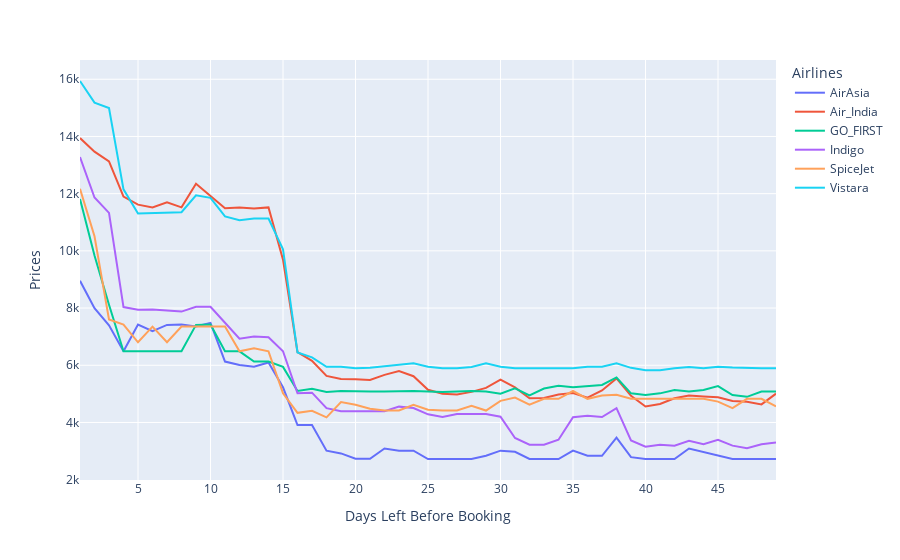

Notebook code for this chart:
### Code cell
fig=px.line(days_series2,labels={'value':"Prices",'days_left':"Days Left Before Booking",'airline':'Airlines'})
fig.show()

### Figure 1 — Plotly figure (JSON) as saved in the notebook; plotly's stock layout.template omitted (floating-point values rounded to 4 significant figures)
{"data": [{"hovertemplate": "Airlines=AirAsia<br>Days Left Before Booking=%{x}<br>Prices=%{y}<extra></extra>", "legendgroup": "AirAsia", "line": {"color": "#636efa", "dash": "solid"}, "marker": {"symbol": "circle"}, "mode": "lines", "name": "AirAsia", "orientation": "v", "showlegend": true, "type": "scatter", "x": [1, 2, 3, 4, 5, 6, 7, 8, 9, 10, 11, 12, 13, 14, 15, 16, 17, 18, 19, 20, 21, 22, 23, 24, 25, 26, 27, 28, 29, 30, 31, 32, 33, 34, 35, 36, 37, 38, 39, 40, 41, 42, 43, 44, 45, 46, 47, 48, 49], "xaxis": "x", "y": [8954, 7995, 7399, 6487, 7423, 7192, 7411, 7423, 7353, 7484, 6131, 6008, 5953, 6096.0, 5230, 3911, 3911, 3014, 2918.0, 2733, 2730.0, 3090, 3014, 3014, 2723, 2723, 2723, 2723, 2836, 3014, 2977, 2723, 2723, 2723, 3014, 2836, 2836, 3467, 2787, 2723, 2723, 2723, 3090, 2976.0, 2836, 2723, 2723, 2723, 2723], "yaxis": "y"}, {"hovertemplate": "Airlines=Air_India<br>Days Left Before Booking=%{x}<br>Prices=%{y}<extra></extra>", "legendgroup": "Air_India", "line": {"color": "#EF553B", "dash": "solid"}, "marker": {"symbol": "circle"}, "mode": "lines", "name": "Air_India", "orientation": "v", "showlegend": true, "type": "scatter", "x": [1, 2, 3, 4, 5, 6, 7, 8, 9, 10, 11, 12, 13, 14, 15, 16, 17, 18, 19, 20, 21, 22, 23, 24, 25, 26, 27, 28, 29, 30, 31, 32, 33, 34, 35, 36, 37, 38, 39, 40, 41, 42, 43, 44, 45, 46, 47, 48, 49], "xaxis": "x", "y": [13944, 13467, 13127, 11900, 11617, 11520, 11698, 11520, 12348, 11928, 11488, 11520, 11479, 11520, 9694, 6457, 6157, 5628, 5523, 5507, 5489, 5666.0, 5800, 5617, 5145, 5007, 4977, 5070, 5209, 5500, 5225, 4849, 4857, 4977, 5029, 4868, 5119, 5541, 4933, 4559, 4649, 4846, 4945, 4912, 4879, 4748, 4724, 4633, 5007], "yaxis": "y"}, {"hovertemplate": "Airlines=GO_FIRST<br>Days Left Before Booking=%{x}<br>Prices=%{y}<extra></extra>", "legendgroup": "GO_FIRST", "line": {"color": "#00cc96", "dash": "solid"}, "marker": {"symbol": "circle"}, "mode": "lines", "name": "GO_FIRST", "orientation": "v", "showlegend": true, "type": "scatter", "x": [1, 2, 3, 4, 5, 6, 7, 8, 9, 10, 11, 12, 13, 14, 15, 16, 17, 18, 19, 20, 21, 22, 23, 24, 25, 26, 27, 28, 29, 30, 31, 32, 33, 34, 35, 36, 37, 38, 39, 40, 41, 42, 43, 44, 45, 46, 47, 48, 49], "xaxis": "x", "y": [11812, 9840, 8118, 6488, 6488, 6488, 6488, 6488, 7412, 7426, 6488, 6488, 6132, 6132, 5942, 5102, 5177, 5067, 5102, 5087, 5087, 5087, 5102, 5102, 5087, 5067, 5087, 5102, 5087, 5006, 5193, 4947, 5185, 5284, 5229, 5260, 5310, 5574, 5018, 4961, 5018, 5136, 5087, 5136, 5273, 4961, 4896, 5083, 5087], "yaxis": "y"}, {"hovertemplate": "Airlines=Indigo<br>Days Left Before Booking=%{x}<br>Prices=%{y}<extra></extra>", "legendgroup": "Indigo", "line": {"color": "#ab63fa", "dash": "solid"}, "marker": {"symbol": "circle"}, "mode": "lines", "name": "Indigo", "orientation": "v", "showlegend": true, "type": "scatter", "x": [1, 2, 3, 4, 5, 6, 7, 8, 9, 10, 11, 12, 13, 14, 15, 16, 17, 18, 19, 20, 21, 22, 23, 24, 25, 26, 27, 28, 29, 30, 31, 32, 33, 34, 35, 36, 37, 38, 39, 40, 41, 42, 43, 44, 45, 46, 47, 48, 49], "xaxis": "x", "y": [13279, 11867, 11326, 8034, 7938, 7950, 7919, 7877, 8043, 8043, 7488, 6926.0, 7005, 6977, 6489, 5021, 5042, 4499, 4391, 4392, 4393, 4393, 4554, 4506, 4284, 4196, 4297, 4284, 4297, 4202, 3457, 3223, 3219, 3397, 4181, 4234, 4189, 4499, 3374, 3153, 3223, 3186.0, 3361, 3243, 3393, 3191, 3096, 3236, 3302], "yaxis": "y"}, {"hovertemplate": "Airlines=SpiceJet<br>Days Left Before Booking=%{x}<br>Prices=%{y}<extra></extra>", "legendgroup": "SpiceJet", "line": {"color": "#FFA15A", "dash": "solid"}, "marker": {"symbol": "circle"}, "mode": "lines", "name": "SpiceJet", "orientation": "v", "showlegend": true, "type": "scatter", "x": [1, 2, 3, 4, 5, 6, 7, 8, 9, 10, 11, 12, 13, 14, 15, 16, 17, 18, 19, 20, 21, 22, 23, 24, 25, 26, 27, 28, 29, 30, 31, 32, 33, 34, 35, 36, 37, 38, 39, 40, 41, 42, 43, 44, 45, 46, 47, 48, 49], "xaxis": "x", "y": [12170, 10511, 7602, 7425, 6804, 7352, 6804, 7352, 7352, 7352, 7352, 6488, 6594, 6488, 5017, 4338, 4410.0, 4177, 4715, 4620, 4482, 4417, 4417, 4620, 4448, 4417, 4417, 4584.0, 4417, 4756, 4870, 4621, 4827, 4827, 5100, 4827, 4942, 4970.0, 4827, 4827, 4827, 4827, 4805, 4827, 4728.0, 4500, 4827, 4827, 4559], "yaxis": "y"}, {"hovertemplate": "Airlines=Vistara<br>Days Left Before Booking=%{x}<br>Prices=%{y}<extra></extra>", "legendgroup": "Vistara", "line": {"color": "#19d3f3", "dash": "solid"}, "marker": {"symbol": "circle"}, "mode": "lines", "name": "Vistara", "orientation": "v", "showlegend": true, "type": "scatter", "x": [1, 2, 3, 4, 5, 6, 7, 8, 9, 10, 11, 12, 13, 14, 15, 16, 17, 18, 19, 20, 21, 22, 23, 24, 25, 26, 27, 28, 29, 30, 31, 32, 33, 34, 35, 36, 37, 38, 39, 40, 41, 42, 43, 44, 45, 46, 47, 48, 49], "xaxis": "x", "y": [15939, 15183, 14994, 12150, 11310, 11319, 11319, 11351, 11940, 11853, 11205, 11069, 11129, 11129, 10058, 6450, 6277, 5949, 5949, 5892, 5910, 5960, 6009, 6067, 5949, 5892, 5892, 5937, 6067, 5949, 5896, 5892, 5892, 5892, 5892, 5949, 5949, 6067, 5910, 5823, 5823, 5892, 5937, 5892, 5949, 5918, 5892, 5892, 5892], "yaxis": "y"}], "layout": {"autosize": true, "legend": {"title": {"text": "Airlines"}, "tracegroupgap": 0}, "margin": {"t": 60}, "xaxis": {"anchor": "y", "autorange": true, "domain": [0, 1], "range": [1, 49], "title": {"text": "Days Left Before Booking"}, "type": "linear"}, "yaxis": {"anchor": "x", "autorange": true, "domain": [0, 1], "range": [1989.0, 16670.0], "title": {"text": "Prices"}, "type": "linear"}}}
